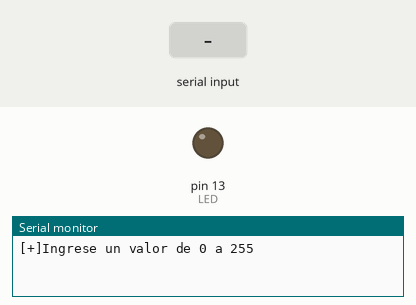
Simulated run of this sketch. Board: Arduino Uno, built with avr-gcc and run on an emulated ATmega328P. Parts: output pins drawn as LEDs (lit = HIGH), the last lines printed to the serial monitor. The inputs (shaded band) are chosen by the test bench.

Above: at 1.2 s.
1.3 s: "30,150\n" received over Serial
At 2.0 s:
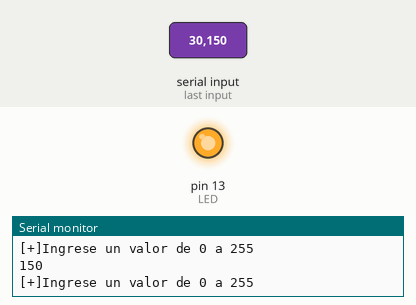
2.8 s: "90,45\n" received over Serial
At 4.0 s:
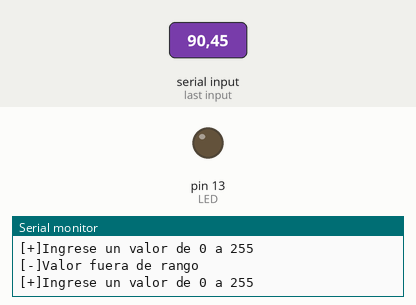
4.3 s: "200\n" received over Serial
At 5.3 s:
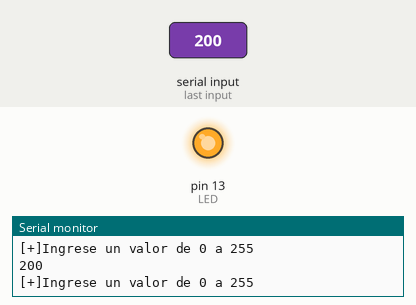
Timing chart, 0 to 7.3 s (numbered marks = the images above; inputs shaded):
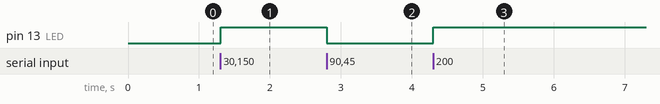

The sketch:

codigo.ino
```cpp
// Práctica encender un LED y cambiar su intensidad
const int LED=13;
int VALOR;
void setup(){
Serial.begin(9600);
pinMode(LED,OUTPUT);

}
void loop() {

Serial.println("[+]Ingrese un valor de 0 a 255 ");
while (Serial.available() == 0) {}     //wait for data available
VALOR =Serial.parseInt();
if ( VALOR > 0 && VALOR <= 255)
{
  Serial.println(VALOR);
  analogWrite(LED,VALOR);
  delay(5);
}
else
  {
Serial.println("[-]Valor fuera de rango");
}
}
```

Measured:
- after the input at 1.3 s, pin 13 (LED): LOW → HIGH at once
- after the input at 2.8 s, pin 13 (LED): HIGH → LOW at once
- after the input at 4.3 s, pin 13 (LED): LOW → HIGH at once
